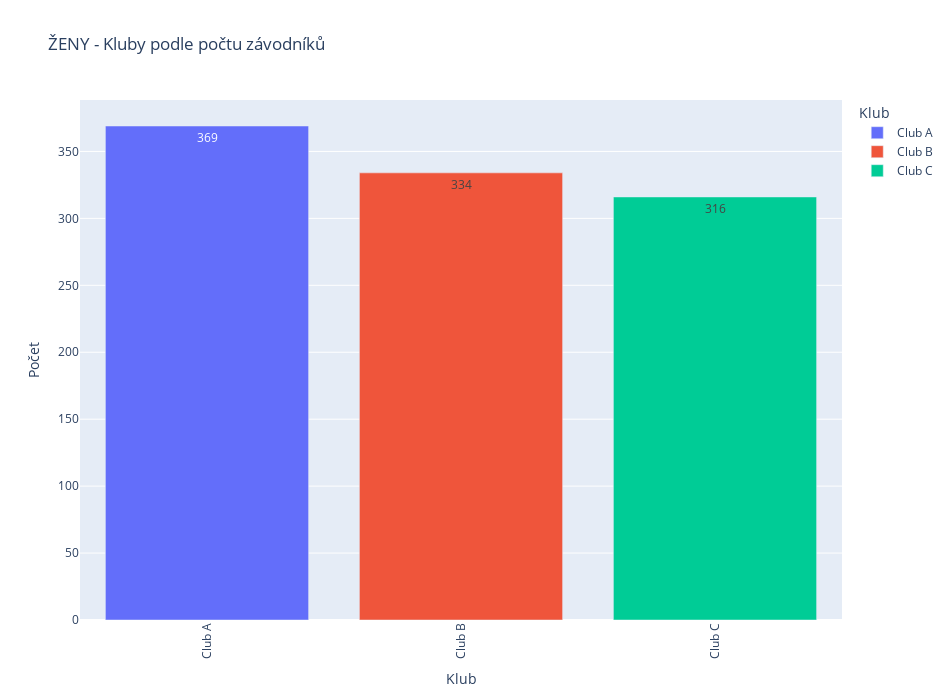
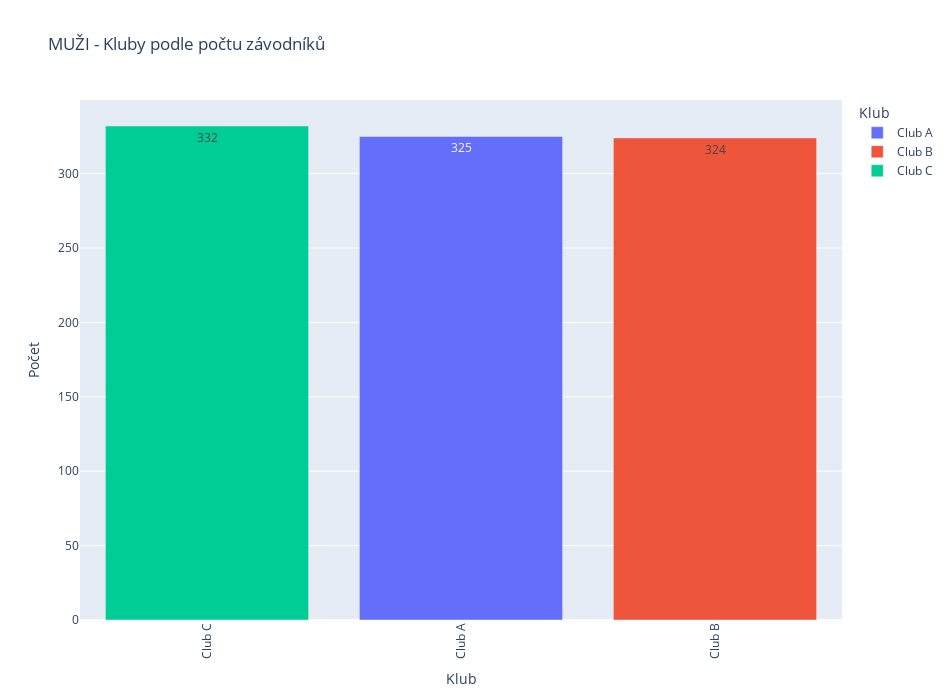

Notebook source saved alongside these figures, in order:
### Markdown cell above
## 1.3 - Počty závodníků podle klubů 
### chci dropdown na pohlaví, protože nemohu rozpadnout každou barvu na dvě. // nebo nemusím do legendy dávat kluby barevně, a pak ok, navy + red

### Code cell
for sex in ["W", "M"]:
    title_sex = titles[sex]

    df = pd.DataFrame({'count': df_tot[df_tot["sex"]==sex].groupby(
        ["club"]).size()}).reset_index()
    
    fig = px.bar(df, x= df["club"],
                    y= df["count"], 
                    color = df["club"] ,
                    text_auto='.0f',       
                    width=950, height=700,
                    labels = {"club": "Klub"}, 
                    title = f"{title_sex} - Kluby podle počtu závodníků")

    fig.update_layout(xaxis = dict(tickvals = df["club"]))
    fig.update_layout(xaxis={'categoryorder':'total descending'})   
    # trik z grafu od medailí, nemusím pak sortovat na začátku to groupby, funguje i pro víc traces, i na jejich součet

    fig.update_xaxes(tickangle=270)
    fig.update_xaxes(title_text="Klub")
    fig.update_yaxes(title_text="Počet")
    fig.show()

    #pio.write_html(fig, file = f"{project_path}/visualization/new version/V2_Club_{sex}.html", auto_open=False)

### Figure 1 — Plotly figure (JSON) as saved in the notebook; plotly's stock layout.template omitted (floating-point values rounded to 4 significant figures)
{"data": [{"alignmentgroup": "True", "hovertemplate": "Klub=%{x}<br>count=%{y}<extra></extra>", "legendgroup": "Club A", "marker": {"color": "#636efa", "pattern": {"shape": ""}}, "name": "Club A", "offsetgroup": "Club A", "orientation": "v", "showlegend": true, "textposition": "auto", "texttemplate": "%{y:.0f}", "type": "bar", "x": ["Club A"], "xaxis": "x", "y": [369], "yaxis": "y"}, {"alignmentgroup": "True", "hovertemplate": "Klub=%{x}<br>count=%{y}<extra></extra>", "legendgroup": "Club B", "marker": {"color": "#EF553B", "pattern": {"shape": ""}}, "name": "Club B", "offsetgroup": "Club B", "orientation": "v", "showlegend": true, "textposition": "auto", "texttemplate": "%{y:.0f}", "type": "bar", "x": ["Club B"], "xaxis": "x", "y": [334], "yaxis": "y"}, {"alignmentgroup": "True", "hovertemplate": "Klub=%{x}<br>count=%{y}<extra></extra>", "legendgroup": "Club C", "marker": {"color": "#00cc96", "pattern": {"shape": ""}}, "name": "Club C", "offsetgroup": "Club C", "orientation": "v", "showlegend": true, "textposition": "auto", "texttemplate": "%{y:.0f}", "type": "bar", "x": ["Club C"], "xaxis": "x", "y": [316], "yaxis": "y"}], "layout": {"barmode": "relative", "height": 700, "legend": {"title": {"text": "Klub"}, "tracegroupgap": 0}, "title": {"text": "ŽENY - Kluby podle počtu závodníků"}, "width": 950, "xaxis": {"anchor": "y", "categoryarray": ["Club A", "Club B", "Club C"], "categoryorder": "total descending", "domain": [0, 1], "tickangle": -90, "tickvals": ["Club A", "Club B", "Club C"], "title": {"text": "Klub"}}, "yaxis": {"anchor": "x", "domain": [0, 1], "title": {"text": "Počet"}}}}

### Figure 2 — Plotly figure (JSON) as saved in the notebook; plotly's stock layout.template omitted (floating-point values rounded to 4 significant figures)
{"data": [{"alignmentgroup": "True", "hovertemplate": "Klub=%{x}<br>count=%{y}<extra></extra>", "legendgroup": "Club A", "marker": {"color": "#636efa", "pattern": {"shape": ""}}, "name": "Club A", "offsetgroup": "Club A", "orientation": "v", "showlegend": true, "textposition": "auto", "texttemplate": "%{y:.0f}", "type": "bar", "x": ["Club A"], "xaxis": "x", "y": [325], "yaxis": "y"}, {"alignmentgroup": "True", "hovertemplate": "Klub=%{x}<br>count=%{y}<extra></extra>", "legendgroup": "Club B", "marker": {"color": "#EF553B", "pattern": {"shape": ""}}, "name": "Club B", "offsetgroup": "Club B", "orientation": "v", "showlegend": true, "textposition": "auto", "texttemplate": "%{y:.0f}", "type": "bar", "x": ["Club B"], "xaxis": "x", "y": [324], "yaxis": "y"}, {"alignmentgroup": "True", "hovertemplate": "Klub=%{x}<br>count=%{y}<extra></extra>", "legendgroup": "Club C", "marker": {"color": "#00cc96", "pattern": {"shape": ""}}, "name": "Club C", "offsetgroup": "Club C", "orientation": "v", "showlegend": true, "textposition": "auto", "texttemplate": "%{y:.0f}", "type": "bar", "x": ["Club C"], "xaxis": "x", "y": [332], "yaxis": "y"}], "layout": {"barmode": "relative", "height": 700, "legend": {"title": {"text": "Klub"}, "tracegroupgap": 0}, "title": {"text": "MUŽI - Kluby podle počtu závodníků"}, "width": 950, "xaxis": {"anchor": "y", "categoryarray": ["Club A", "Club B", "Club C"], "categoryorder": "total descending", "domain": [0, 1], "tickangle": -90, "tickvals": ["Club A", "Club B", "Club C"], "title": {"text": "Klub"}}, "yaxis": {"anchor": "x", "domain": [0, 1], "title": {"text": "Počet"}}}}
